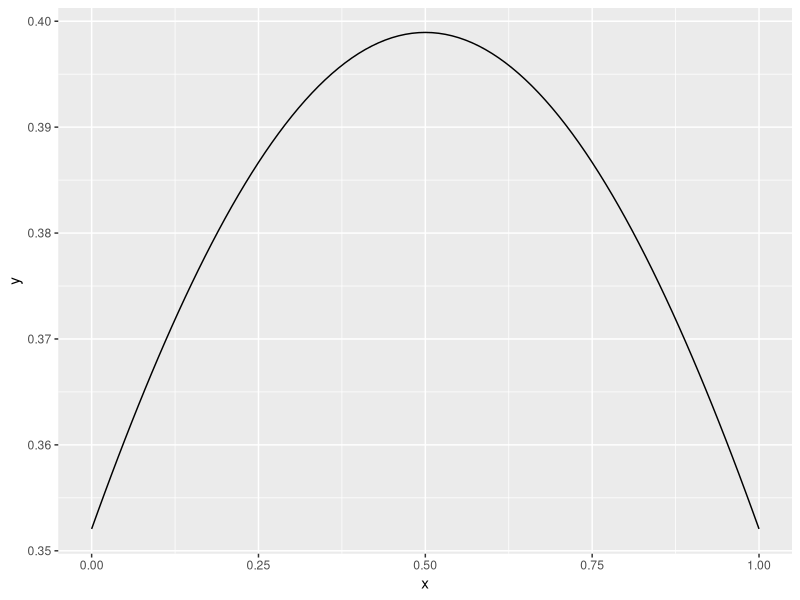
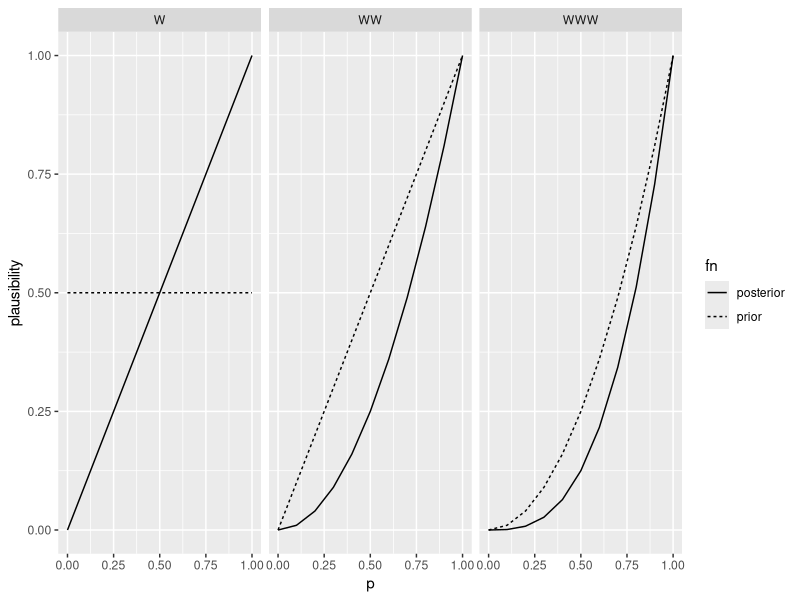
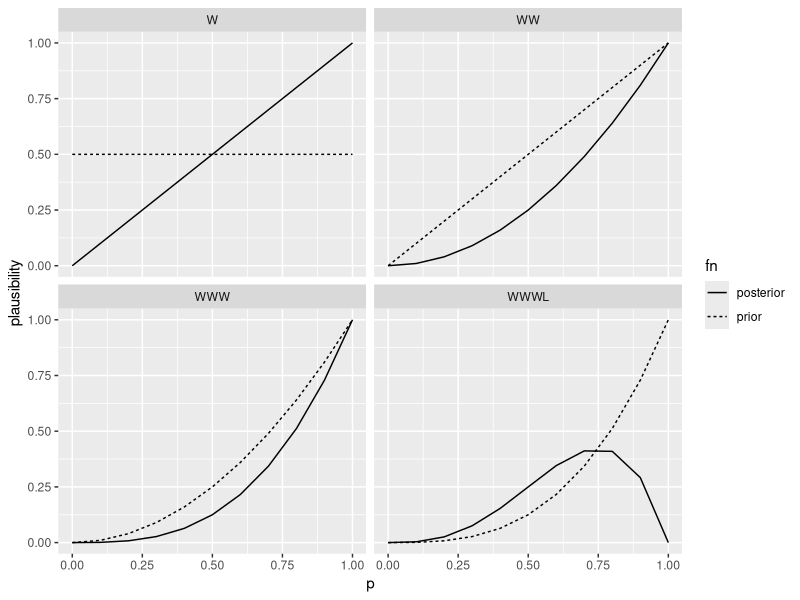
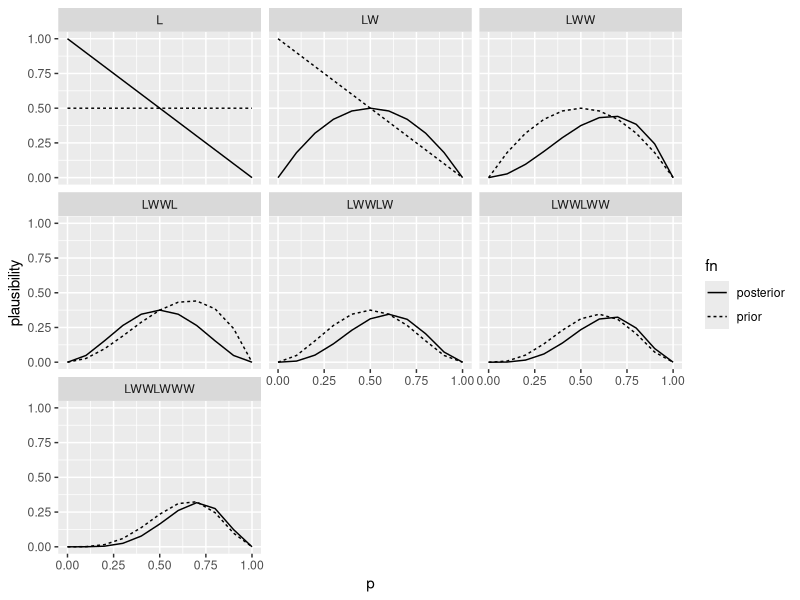

Here is the R script that generated these plots, in order:
## ---- chunk 1
knitr::opts_chunk$set(echo = TRUE, cache = TRUE)
## ---- chunk 2
# packages
library(tidyverse)
library(patchwork)
## ---- chunk 3
# remind myself how stat_function works
# *rolls eyes* (every damn time)

tibble(x = c(0, 1)) %>%
  ggplot(aes(x)) +
  stat_function(fun = dnorm, args = list(mean = 0.5))


## ---- chunk 4

library(tidyverse)
seq_by <- 10

# generate data for given substring
get_obs_df <- function(obs) {
  tibble(p = seq(0, 1, by = 1 / seq_by)) %>%
    mutate(
      n = stringr::str_length(obs),
      obs = obs,
      water_count = stringr::str_count(obs, "W"),
      plausibility = dbinom(x = water_count, size = n, prob = p)
    )
}

# generate for all substrings
get_plot_df <- function(all_obs) {
  df <- seq(1, stringr::str_length(all_obs)) %>%
    map(
      .f = function(x) {
        stringr::str_sub(all_obs, start = 1, end = x)
      }
    ) %>%
    map_df(get_obs_df) %>%
    mutate(fn = "posterior")
  
  all <- df %>%
    filter(obs != all_obs) %>%
    mutate(obs = df$obs[-c(1:(seq_by + 1))]) %>%
    mutate(fn = "prior")
  
  df[1:(seq_by + 1),] %>%
    mutate(plausibility = 0.5,
           fn = "prior") %>%
    rbind(df) %>%
    rbind(all) %>%
    arrange(obs)
}


# plot

grid_plot <- function(obs_all) {
  obs_all %>%
    get_plot_df() %>%
    group_by(fn) %>%
    ggplot(aes(x = p, y = plausibility)) +
    geom_line(aes(linetype = fn)) +
    facet_wrap( ~ obs)
} 

grid_plot("WWW")
grid_plot("WWWL")
grid_plot("LWWLWWW")
